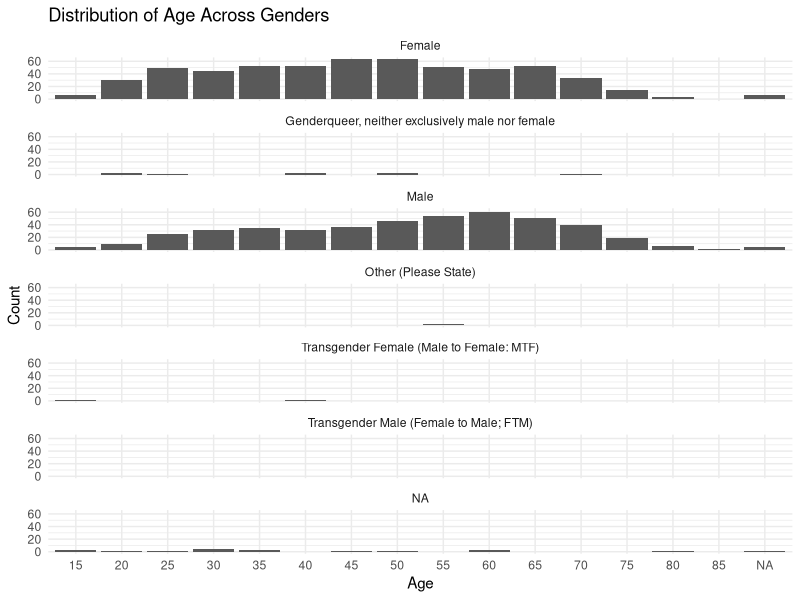

Write R code to recreate this figure.
## ---- chunk 1
knitr::opts_chunk$set(echo = FALSE)
#

# Load library
library(tidyverse)
library(dplyr)
library(kableExtra)
library(mice)
library(broom)
## ---- chunk 2
# Load data into the environment
df_referendum <- read.csv('referendum_survey_lab_version.csv', header = TRUE)

# Explore the data
head(df_referendum) # The first rows of the dataset
str(df_referendum) # The dataset structure
summary(df_referendum) # The statistical summary of each variable
## ---- chunk 3
# Replace blank values with NA
df_referendum <- df_referendum %>% 
  mutate(across(everything(), ~ replace(., . == "", NA)))

# Check for missingness in each variable
missingness <- df_referendum %>% 
  summarise(across(everything(), ~ sum(is.na(.))))

# Display the summary table of missingness
missingness %>%
    kable(col.names = c("Age", "Gender", "Referendum"), caption = "Table of missingess of each variable", align = 'cc') %>%
    kableExtra::kable_styling(full_width = F)
## ---- chunk 4

# Visualize to show the distribution of age across genders
ggplot(df_referendum, aes(x = factor(age))) +
  geom_bar() +
  facet_wrap(~ gender
             , ncol=1) +
  labs(title = "Distribution of Age Across Genders",
       x = "Age",
       y = "Count") +
  theme_minimal()
## ---- chunk 5
# Load data 
referendum_raw <- df_referendum

# Conduct a logistic regression model and assign result to ref_model
ref_model <- glm(referendum ~ age + gender, data = referendum_raw, family = binomial)

# Show tidied results using the broom package and pipe into kableExtra for a clean table
tidy(ref_model) %>%
  kable(col.names = c("Term", "Estimate", "Std. Error", "Z value", "P value"),
        caption = "Logistic Regression Results for Referendum Voting") %>%
  kable_styling(full_width = F)

## ---- chunk 6
# Run multiple imputation
referendum_imputed <- mice(referendum_raw, m = 5, seed = 500)

# Calculate the proportion of yes voters
# Use 'long' format to handle all imputed datasets
imputed_data <- complete(referendum_imputed, "long")
mean_proportion <- round(mean(imputed_data$referendum == 1, na.rm = TRUE), 2)

# Fit the logistic regression model on each of the imputed datasets,
# pool them, and show summary stats
fit <- with(referendum_imputed, glm(referendum ~ age + gender, family = binomial))
pooled <- pool(fit)
summary_pooled <- summary(pooled)

# Create a clean table using kableExtra
table <- tidy(pooled) %>%
  kable("html", caption = "Logistic Regression Results on Imputed Data") %>%
  kable_styling(bootstrap_options = c("striped", "hover", "condensed"))

# Print the table
print(table)

# Output the mean proportion of yes voters
mean_proportion
